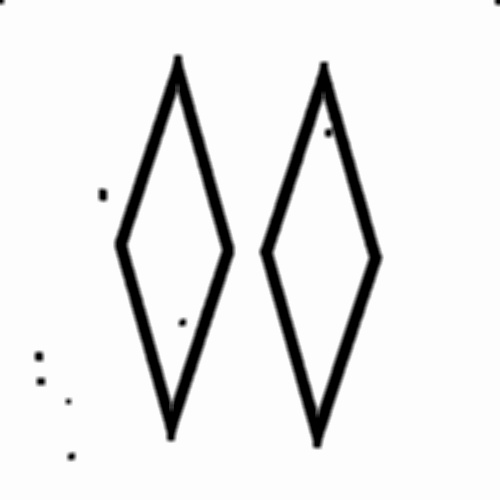
#> input picture train/diamond_green_outlined_two_b1_rot180.jpg, 500 x 500 px; its folder holds only this picture in this run
$ python parallel.py train/diamond_green_outlined_two_b1_rot180.jpg
#> lines starting #> are read from the running program, lines starting #| are printed output that depends on the picture; after the words box and inside, x2 and y2 are one past the last pixel; in counts of white or black regions, pixels touching at a corner belong together
### card.py
#!/usr/bin/env python

import cv2
import numpy as np
import argparse
import os
import imutils

parser = argparse.ArgumentParser(description='Scan image for SET card')

parser.add_argument('filename', type=str, help="Filename to do something from")


TRAIN_FOLDER = "train"
CANVAS_SIZE = 500
EXTENSIONS = ['.png', '.jpg']
number_to_int = {'one': 1, 'two': 2, 'three': 3}
boundaries = {
        'green': [([40, 50, 50], [80, 255, 255])],
        'red': [([0, 50, 50], [10, 255, 255]), ([175, 50, 50], [255, 255, 255])],
        'purple': [([120, 50, 50], [165, 255, 255])],
}
carac_names = ['color', 'number', 'fill', 'shape']

FILL_THRESHOLD_OUTLINED = 10000
PREPROCESS_FILL_THRESHOLD = 150


def imgdiff(img1, img2):
    """Takes as input two preprocessed images and returns diff"""
    kernel = np.ones((5,5),np.uint8)
    diff = cv2.absdiff(img1, img2)
    diff = cv2.GaussianBlur(diff, (5, 5), 5)
    flag, diff = cv2.threshold(diff, 200, 255, cv2.THRESH_BINARY)
    return np.sum(diff)


def get_carac_from_filename(filename):
    base = filename.split(".")[0]
    parts = base.split("_")
    return {
            'shape': parts[0],
            'color': parts[1],
            'fill': parts[2],
            'number': parts[3],
            }


class Card():
    def __init__(self, full_img, contour):
        self.card = self.get_card(full_img, contour)
        self.prep_shape, self.prep_fill = self.get_preprocessed()
        self.closest = None
        self.carac = {
            'shape': None,
            'color': None,
            'fill': None,
            'number': None,
            }


    def get_card(self, img, contour):
        disp = img.copy()
        peri = cv2.arcLength(contour, True)
        approx = cv2.approxPolyDP(contour, 0.05 * peri, True)
        canvas = np.array(
                [[0, 0], [CANVAS_SIZE, 0], [CANVAS_SIZE, CANVAS_SIZE], [0, CANVAS_SIZE]],
                np.float32)
        approx = approx.astype(np.float32)
        transform = cv2.getPerspectiveTransform(approx, canvas)
        card = cv2.warpPerspective(disp, transform,(CANVAS_SIZE, CANVAS_SIZE))
        return card

    def get_preprocessed(self):
        gray = cv2.cvtColor(self.card, cv2.COLOR_BGR2GRAY)
        blur = cv2.GaussianBlur(gray, (5, 5), 2 )

        #Preprocess for shape
        prep_shape = cv2.adaptiveThreshold(blur, 255,cv2.ADAPTIVE_THRESH_GAUSSIAN_C,\
                cv2.THRESH_BINARY,11,2)
        kernel = np.ones((5,5),np.uint8)
        prep_shape = cv2.erode(prep_shape, kernel, iterations = 1)
        prep_shape = cv2.GaussianBlur(prep_shape, (5, 5), 5)

        #Preprocess for fill
        _, prep_fill = cv2.threshold(blur, PREPROCESS_FILL_THRESHOLD, 255, cv2.THRESH_BINARY)

        return prep_shape, prep_fill


    def imgdiff(self, other_preprocessed):
        return imgdiff(self.prep_shape, other_preprocessed)

    def predict_from_closest(self, gold):
        order = sorted(gold, key=lambda x:self.imgdiff(x["image"]))
        self.closest = order[0]
        name = self.closest["name"]
        self.carac = get_carac_from_filename(name)

    def predict_color(self):
        color = "unkown"
        image = self.card
        hsv = cv2.cvtColor(image, cv2.COLOR_BGR2HSV)
        maxi = -1
        for cur_color, bounds in boundaries.items():
            mask = np.zeros(image.shape[:2], dtype = "uint8")
            for (lower, upper) in bounds:
                lower = np.array(lower, dtype = "uint8")
                upper = np.array(upper, dtype = "uint8")
                cur_mask = cv2.inRange(hsv, lower, upper)
                mask += cur_mask
            output = cv2.bitwise_and(image, image, mask = mask)
            #output_hsv = cv2.bitwise_and(hsv, hsv, mask = mask)
            count = np.count_nonzero(output)

            if count > maxi:
                maxi = count
                color = cur_color

        self.carac['color'] = color

    def predict_fill(self, number):
        total = CANVAS_SIZE * CANVAS_SIZE
        img = self.prep_fill
        count = total - np.count_nonzero(img)
        if count > FILL_THRESHOLD_OUTLINED * number:
            self.carac['fill'] = "solid"
        else:
            self.carac['fill'] = "outlined"

    def predict(self, trained):
        self.predict_from_closest(trained)
        number = number_to_int[self.carac['number']]
        if self.carac['fill'] in ['outlined', 'solid']:
            self.predict_fill(number)

        self.predict_color()

    def __str__(self):
        string = self.carac['shape']
        string += '_' + self.carac['color']
        string += '_' + self.carac['fill']
        string += '_' + self.carac['number']
        return string


def get_im_contours(filename):
    im = cv2.imread(filename, cv2.IMREAD_COLOR)
    gray = cv2.cvtColor(im, cv2.COLOR_BGR2GRAY)
    blur = cv2.GaussianBlur(gray, (1, 1), 1000)
    flag, thresh = cv2.threshold(blur, 120, 255, cv2.THRESH_BINARY)
    contours, hierarchy = cv2.findContours(thresh,cv2.RETR_TREE,cv2.CHAIN_APPROX_SIMPLE)
    contours = sorted(contours, key=cv2.contourArea,reverse=True)
    return im, contours

def filter_cards_contours(contours):
    area_mean = sum(cv2.contourArea(contours[i]) for i in range(1, 4)) / 3.
    contours = [contour for contour in contours if 2 * area_mean > cv2.contourArea(contour) > area_mean / 2]
    numcards = len(contours)
    print("Num cards: " + str(numcards))
    return contours

def load_trained():
    trained = []
    for filename in os.listdir(TRAIN_FOLDER):
        extension = os.path.splitext(filename)[1]
        if extension.lower() not in EXTENSIONS:
            continue
        train_path = os.path.join(TRAIN_FOLDER, filename)
        im = cv2.imread(train_path, cv2.IMREAD_GRAYSCALE)
        trained.append({'name': filename, 'image': im})
    return trained

# [8 lines that do not run on import are left out]

### set.py
#!/usr/bin/env python

import cv2
import numpy as np
import argparse
import os
import imutils

CARAC_NAMES = ['color', 'number', 'fill', 'shape']

# [8 lines left out: function show_img, not called in this run]


class Set():
    def __init__(self, full_img, contours, cards):
        self.full_img = full_img
        self.cards = cards
        self.contours = contours
        self.sets = self.find_set()


    def check_carac(self, c_name, i, j, k):
        all_same = (self.cards[i].carac[c_name] == self.cards[j].carac[c_name] == self.cards[k].carac[c_name])
        if all_same or (self.cards[i].carac[c_name] != self.cards[j].carac[c_name] and
                        self.cards[j].carac[c_name] != self.cards[k].carac[c_name] and
                        self.cards[k].carac[c_name] != self.cards[i].carac[c_name]
                        ):
            return True
        return False

    def is_set(self, i, j, k):
        for c_name in CARAC_NAMES:
            if not self.check_carac(c_name, i, j, k):
                return False
        return True

    def find_set(self):
        numcards = len(self.cards)
        sets = []
        for i in range(numcards):
            for j in range(i):
                for k in range(j):
                    if self.is_set(i, j, k):
                        sets.append([i, j, k])
        return sets

    # [6 lines left out: function draw_set, not called in this run]

    def show_sets(self):
        numcards = len(self.cards)
        numsets = len(self.sets)
        text = str(numcards) + " cards, " + str(numsets) + " sets"
        count = 0
        while(1):
            cur_set = self.sets[count]
            disp = self.draw_set(cur_set)
            resized = imutils.resize(disp, width=800)
            cv2.putText(resized, text, (50, 50),
                    cv2.FONT_HERSHEY_SIMPLEX, 1, (0, 255, 0), 2)
            cv2.imshow('', resized)

            k =  cv2.waitKey(0) & 0xFF
            if k ==27:
                    break

            if k ==  ord('j') and count < numsets - 1:
                    count += 1

            if k ==  ord('k') and count > 0 :
                    count -= 1

        cv2.destroyAllWindows()

    # [16 lines left out: function save_sets, not called in this run]

### parallel.py
#!/usr/bin/env python

import argparse
import os
import card
import set
from queue import Queue

parser = argparse.ArgumentParser(description='Scan image for SET card')

parser.add_argument('filename', type=str, help="Filename to do something from")

from queue import Queue
from threading import Thread

class DownloadWorker(Thread):
    def __init__(self, queue, im, trained, cards):
        Thread.__init__(self)
        self.queue = queue
        self.im = im
        self.trained = trained
        self.cards = cards

    def run(self):
        while True:
            # Get the work from the queue and expand the tuple
            contour = self.queue.get()
            my_card = card.Card(self.im, contour)
            my_card.predict(self.trained)
            print(my_card)
            self.cards.append((contour, my_card))
            self.queue.task_done()

def handle_cards(filename):
    cards = []
    queue = Queue()
    im, contours = card.get_im_contours(filename)
#> in get_im_contours, im is the input picture: shape (500, 500, 3); min 0, max 255, mean 234.1
#> in get_im_contours, `flag, thresh = cv2.threshold(blur, 120, 255, cv2.THRESH_BINARY)`:
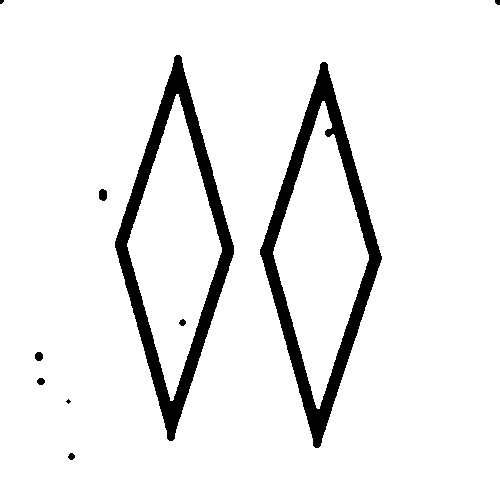
#> thresh: shape (500, 500); 92.7% white; 10 black regions (2 under 20 px)
#> in get_im_contours, `contours, hierarchy = cv2.findContours(thresh,cv2.RETR_TREE,cv2.CHAIN_..`: contours = 11 contours, 1 with area under 20; largest, box (x1, y1, x2, y2) and area: (0, 0, 500, 500) 248969, (259, 61, 383, 449) 24655, (114, 54, 235, 442) 24259, (273, 101, 369, 409) 14937, (127, 94, 222, 401) 14698
    contours = card.filter_cards_contours(contours)
#> in filter_cards_contours, `area_mean = sum(cv2.contourArea(contours[i]) for i in range(1, 4)) / 3.`: area_mean = 21283.7
#> in filter_cards_contours, `contours = [contour for contour in contours if 2 * area_mean > cv2.con..`: contours = 4 contours; box (x1, y1, x2, y2) and area: (259, 61, 383, 449) 24655, (114, 54, 235, 442) 24259, (273, 101, 369, 409) 14937, (127, 94, 222, 401) 14698
#> in filter_cards_contours, `numcards = len(contours)`: numcards = 4
#| Num cards: 4
    trained = card.load_trained()
#> trained = 1 item
    for contour in contours:
        worker = DownloadWorker(queue, im, trained, cards)
        worker.daemon = True
        worker.start()
#> this loop made 4 passes
    for contour in contours:
        queue.put(contour)

    queue.join()
    contours, cards = zip(*cards)

    # Compute sets
    my_set = set.Set(im, contours, cards)
    # Show sets
    my_set.show_sets()
    # Write sets
    prefix = os.path.basename(args.filename).split(".")[0]
    filenames = my_set.save_sets("save", prefix)
    return filenames


if __name__ == '__main__':
    args = parser.parse_args()
#> (the run stopped early here; a loop or call above may not have finished)

$ run again, on train/diamond_green_striped_one_b1_rot90.jpg
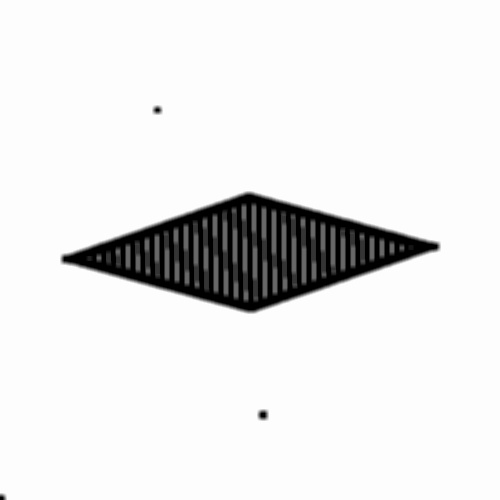
#> input picture train/diamond_green_striped_one_b1_rot90.jpg, 500 x 500 px
#> in get_im_contours, im is the input picture: shape (500, 500, 3); min 0, max 255, mean 231.8
#> in get_im_contours, `flag, thresh = cv2.threshold(blur, 120, 255, cv2.THRESH_BINARY)`:
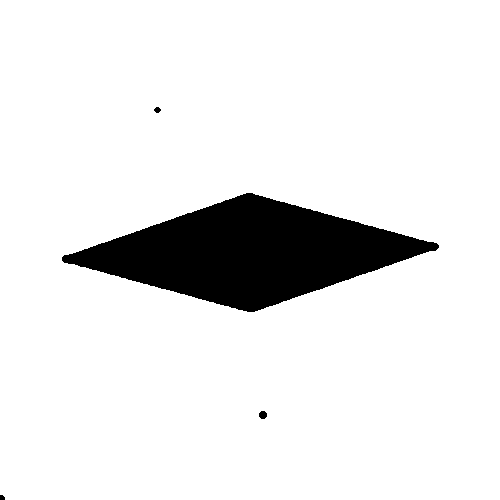
#> thresh: shape (500, 500); 90.6% white; 4 black regions
#> in get_im_contours, `contours, hierarchy = cv2.findContours(thresh,cv2.RETR_TREE,cv2.CHAIN_..`: contours = 4 contours; box (x1, y1, x2, y2) and area: (0, 0, 500, 500) 248980, (61, 192, 440, 313) 23760, (258, 410, 268, 420) 63, (153, 106, 162, 114) 38
#> area_mean = 7953.8
#> in filter_cards_contours, `contours = [contour for contour in contours if 2 * area_mean > cv2.con..`: contours = []
#> numcards = 0
#| Num cards: 0
#> in handle_cards, `contours = card.filter_cards_contours(contours)`: contours = []
#> trained = 1 item

$ run again, on train/diamond_green_striped_three_b1_rot180.jpg
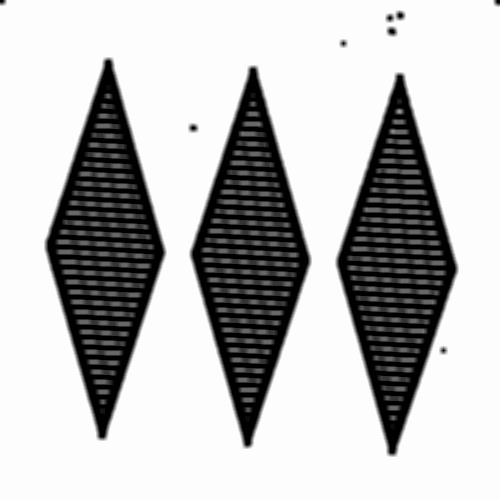
#> input picture train/diamond_green_striped_three_b1_rot180.jpg, 500 x 500 px
#> in get_im_contours, im is the input picture: shape (500, 500, 3); min 0, max 255, mean 188.6
#> in get_im_contours, `flag, thresh = cv2.threshold(blur, 120, 255, cv2.THRESH_BINARY)`:
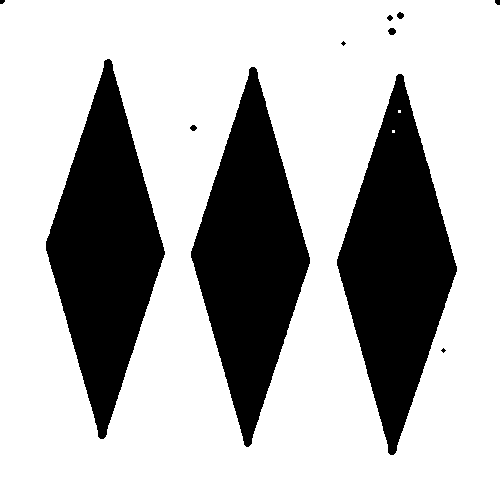
#> thresh: shape (500, 500); 71.6% white; 11 black regions (3 under 20 px)
#> in get_im_contours, `contours, hierarchy = cv2.findContours(thresh,cv2.RETR_TREE,cv2.CHAIN_..`: contours = 12 contours, 4 with area under 20; largest, box (x1, y1, x2, y2) and area: (0, 0, 500, 500) 248965, (336, 73, 458, 456) 24200, (190, 66, 311, 448) 23896, (45, 58, 166, 440) 23896, (387, 27, 397, 36) 53, (396, 11, 405, 20) 45, (189, 124, 198, 132) 38, (386, 14, 394, 22) 31
#> area_mean = 23997.5
#> in filter_cards_contours, `contours = [contour for contour in contours if 2 * area_mean > cv2.con..`: contours = 3 contours; box (x1, y1, x2, y2) and area: (336, 73, 458, 456) 24200, (190, 66, 311, 448) 23896, (45, 58, 166, 440) 23896
#> numcards = 3
#| Num cards: 3
#> trained = 1 item
#> the loop in handle_cards, `for contour in contours:` made 3 passes
#> in show_sets, `cv2.putText(resized, text, (50, 50), cv2.FONT_HERSHEY_SIMPLEX, 1, (0, ..`:
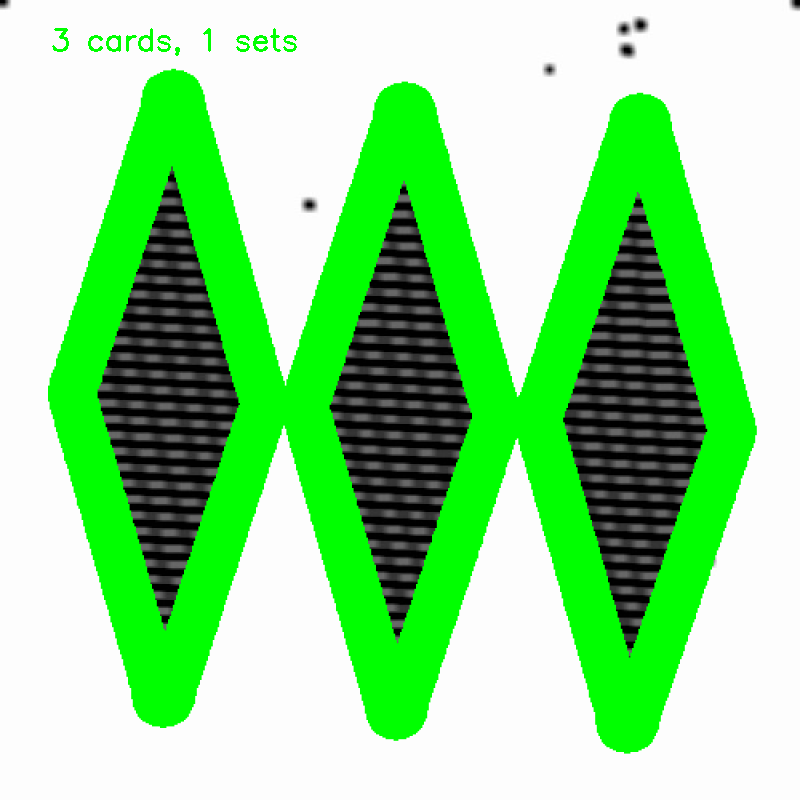
#> resized: shape (800, 800, 3); mean B, G, R 146, 220.1, 146

$ run again, on train/diamond_green_striped_two_b1_rot180.jpg
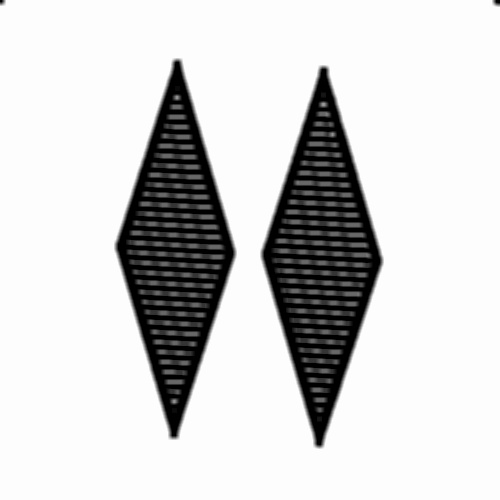
#> input picture train/diamond_green_striped_two_b1_rot180.jpg, 500 x 500 px
#> in get_im_contours, im is the input picture: shape (500, 500, 3); min 0, max 255, mean 210.2
#> in get_im_contours, `flag, thresh = cv2.threshold(blur, 120, 255, cv2.THRESH_BINARY)`:
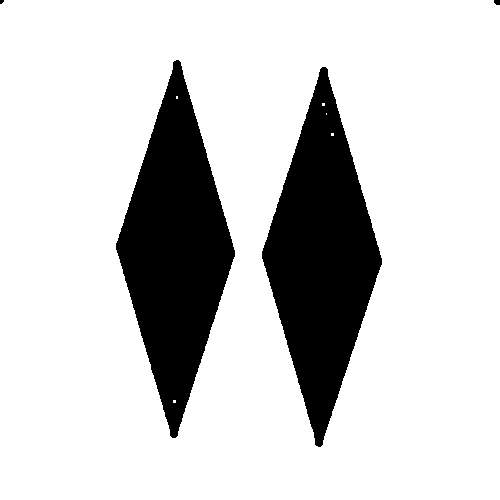
#> thresh: shape (500, 500); 81.1% white; 4 black regions (1 under 20 px)
#> in get_im_contours, `contours, hierarchy = cv2.findContours(thresh,cv2.RETR_TREE,cv2.CHAIN_..`: contours = 8 contours, 5 with area under 20; largest, box (x1, y1, x2, y2) and area: (0, 0, 500, 500) 248964, (261, 66, 383, 448) 24102, (115, 59, 236, 439) 23794
#> area_mean = 15966.7
#> in filter_cards_contours, `contours = [contour for contour in contours if 2 * area_mean > cv2.con..`: contours = 2 contours; box (x1, y1, x2, y2) and area: (261, 66, 383, 448) 24102, (115, 59, 236, 439) 23794
#> numcards = 2
#| Num cards: 2
#> trained = 1 item
#> the loop in handle_cards, `for contour in contours:` made 2 passes
